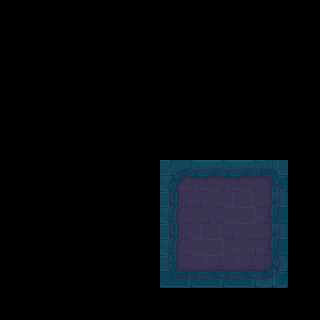

This is a level from a 2D game, rendered from its Tiled map with the project's own tilesets. A one-line summary and the complete map file follow:
An orthogonal 10x10 tile map with 32x32 px tiles, 2 tile layers (Tile Layer 1, Tile Layer 2) and 2 objects (PlayerStartPoint).

<map version="1.10" tiledversion="1.11.0" orientation="orthogonal" renderorder="right-down" width="10" height="10" tilewidth="32" tileheight="32" infinite="0" nextlayerid="5" nextobjectid="3">
 <tileset firstgid="1" source="Tileset-Terrain.tsx" />
 <layer id="1" name="Tile Layer 1" width="10" height="10">
  <data encoding="csv">
0,0,0,0,0,0,0,0,0,0,
0,0,0,0,0,0,0,0,0,0,
0,0,0,0,0,0,0,0,0,0,
0,0,0,0,0,0,0,0,0,0,
0,0,0,0,0,0,0,0,0,0,
0,0,0,0,0,118,119,119,171,0,
0,0,0,0,0,217,123,219,221,0,
0,0,0,0,0,217,219,321,221,0,
0,0,0,0,0,267,319,319,320,0,
0,0,0,0,0,0,0,0,0,0
</data>
 </layer>
 <layer id="4" name="Tile Layer 2" width="10" height="10">
  <data encoding="csv">
0,0,0,0,0,0,0,0,0,0,
0,0,0,0,0,0,0,0,0,0,
0,0,0,0,0,0,0,0,0,0,
0,0,0,0,0,0,0,0,0,0,
0,0,0,0,0,0,0,0,0,0,
0,0,0,0,0,0,0,0,0,0,
0,0,0,0,0,0,0,0,0,0,
0,0,0,0,0,0,0,0,0,0,
0,0,0,0,0,0,0,0,0,0,
0,0,0,0,0,0,0,0,0,0
</data>
 </layer>
 <objectgroup id="3" name="Locations" class="Locations">
  <object id="1" name="PlayerStartPoint" type="PlayerStartPoint" x="240.997" y="276.732" />
 </objectgroup>
 <objectgroup id="2" name="Wall" class="Wall">
  <object id="2" x="234.903" y="202.216" width="23.8227" height="16.3435" />
 </objectgroup>
</map>
